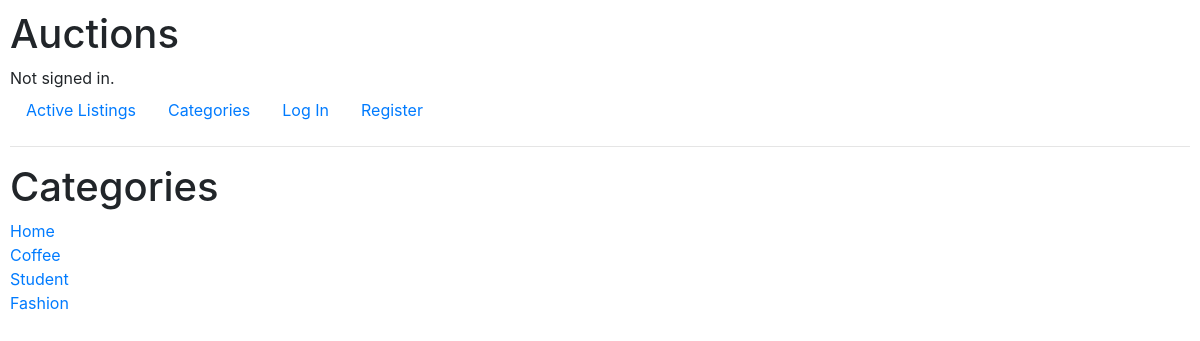
The page /categories on the database as committed earlier.
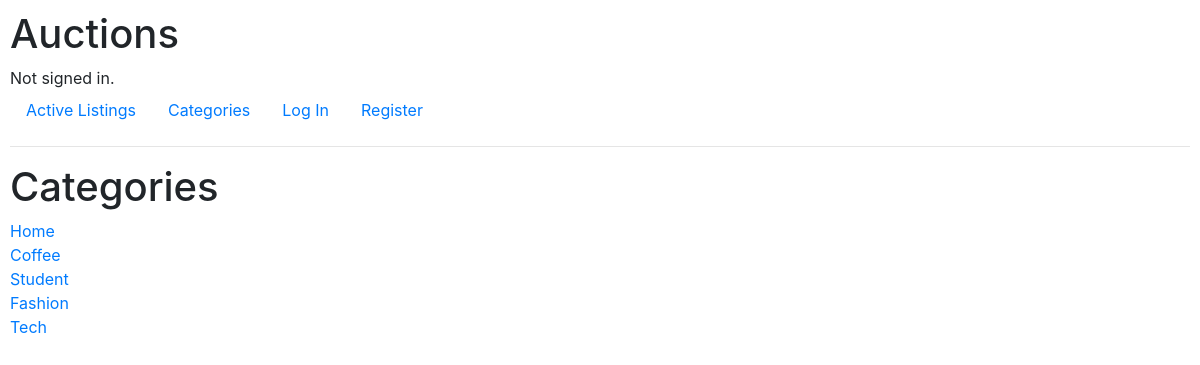
The same page on the database as committed later.
### auctions/models.py (models this page shows)
class Category(models.Model):
    title = models.CharField(max_length=64)
    def __str__(self):
        return f"{self.title}"

### auctions/views.py (the view)
# urls.py: path("categories", views.categories, name="categories"),
def categories(request):
    all_categories = Category.objects.all()
    return render(request, "auctions/categories.html", {
        "list_categories": all_categories
    })

### auctions/templates/auctions/categories.html
{% extends "auctions/layout.html" %}
{% block body %}
  <h1>Categories</h1>
  {% for category in list_categories %}
  <div>
    <a href="{% url 'view_category' category.id %}">{{ category }}</a>
  </div>
{% endfor %}
{% endblock %}

Rows that differ between the two databases and show on the page:
added Category: title "Tech"
